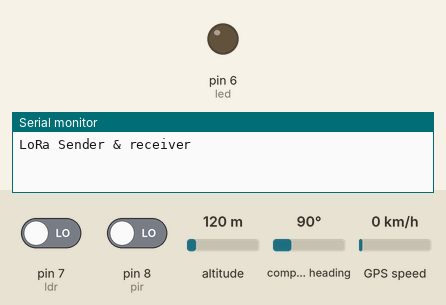
This sketch was run on a simulated Arduino Uno, built with avr-gcc and run on an emulated ATmega328P. Parts: output pins drawn as LEDs (lit = HIGH), the last lines printed to the serial monitor. The test bench sets the inputs (shaded band); at power-on: pin 8 (pir) LOW, pin 7 (ldr) LOW, altitude 120 m, compass heading 90°, GPS speed 0 km/h. The GPS gets a fix after 3 s at 37.7749, -122.4194 with 8 satellites; no radio packets arrive unless stated.

Above: at 2.8 s.
2.9 s: pin 8 (pir) driven HIGH
At 4.2 s:
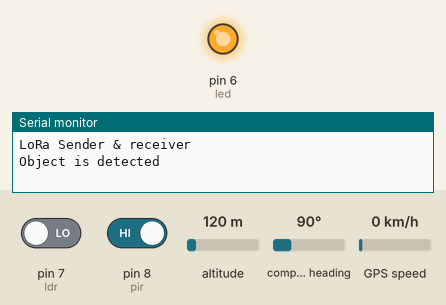
7.0 s: pin 7 (ldr) driven HIGH
At 8.3 s:
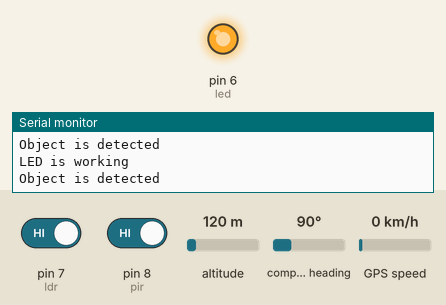
11.1 s: pin 8 (pir) driven LOW
At 13.7 s:
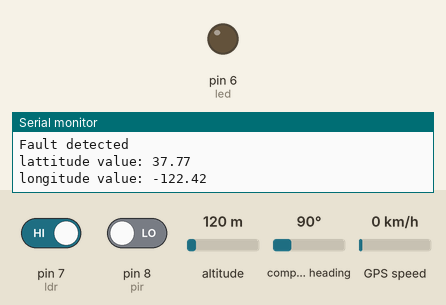
Timing chart, 0 to 15.2 s (numbered marks = the images above; inputs shaded):
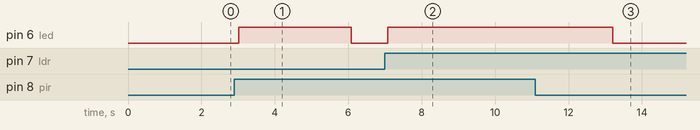

Measured:
- after the input at 2.9 s, pin 6 (led): LOW → HIGH after 0.12 s, → LOW 3.1 s later
- after the input at 7.0 s, pin 6 (led): goes on until 7.1 s, then stays HIGH
- after the input at 11.1 s, pin 6 (led): goes on until 13.2 s, then stays LOW

The sketch:

Arduino1.ino
```cpp
#include <SPI.h>
#include <LoRa.h>
#include <TinyGPS++.h>
#include <SoftwareSerial.h>

SoftwareSerial GPS_SoftSerial(4, 3);
TinyGPSPlus gps;

volatile float minutes, seconds;
volatile int degree, secs, mins;


const int pir = 8;
int led = 6;
int ldr = 7;
int ldr_value = 0;

void setup() {
  pinMode(ldr, INPUT);
  pinMode(led, OUTPUT);
  pinMode(pir, INPUT);
  Serial.begin(9600);
  GPS_SoftSerial.begin(9600);
  while (!Serial);
  Serial.println("LoRa Sender & receiver");

  if (!LoRa.begin(433E6)) {
    Serial.println("Starting LoRa failed!");
    while (1);
  }

  LoRa.setSyncWord(0xF3);
  LoRa.setTxPower(20);
}

void loop()
{
  transmitter();
  delay(1000);
}


void transmitter()
{
  int output;
  output = digitalRead(pir);
  // Serial.println(output);
  if(output == HIGH)
  {
    Serial.println("Object is detected");
    digitalWrite(led, HIGH);

    LoRa.beginPacket();
    LoRa.print("01");
    LoRa.endPacket();

    delay(1500);
    ldr_value = digitalRead(ldr);

    if(ldr_value == 1)
    {
      Serial.println("Fault detected");
      MyGPS();
      delay(2000);
    }
    else
    {
      Serial.println("LED is working");
    }

    delay(1500);
    digitalWrite(led, LOW);
  }
}


void MyGPS()
{
  smartDelay(1000);
  unsigned long start;
  double lat_val, lng_val, alt_m_val;
  bool loc_valid, alt_valid;
  lat_val = gps.location.lat();
  loc_valid = gps.location.isValid();
  lng_val = gps.location.lng();
  alt_m_val = gps.altitude.meters();
  alt_valid = gps.altitude.isValid();
  DegMinSec(lat_val);
  DegMinSec(lng_val);

  if (!loc_valid)
  {
    LoRa.beginPacket();
    LoRa.print("1");
    LoRa.print(lat_val);
    LoRa.print(",");
    LoRa.print(lng_val);
    LoRa.endPacket();
    Serial.println("location not available");
  }
  else
  {

      Serial.print("lattitude value: ");
      Serial.println(lat_val);
      Serial.print("longitude value: ");
      Serial.print(lng_val);
      LoRa.beginPacket();
      LoRa.print("1");
      LoRa.print(lat_val);
      LoRa.print(",");
      LoRa.print(lng_val);
      LoRa.endPacket();

  }

}

void DegMinSec( double tot_val)
{
  degree = (int)tot_val;
  minutes = tot_val - degree;
  seconds = 60 * minutes;
  minutes = (int)seconds;
  mins = (int)minutes;
  seconds = seconds - minutes;
  seconds = 60 * seconds;
  secs = (int)seconds;
}

static void smartDelay(unsigned long ms)
{
  unsigned long start = millis();
  do
  {
    while (GPS_SoftSerial.available())
    gps.encode(GPS_SoftSerial.read());
  } while (millis() - start < ms);
}
```
